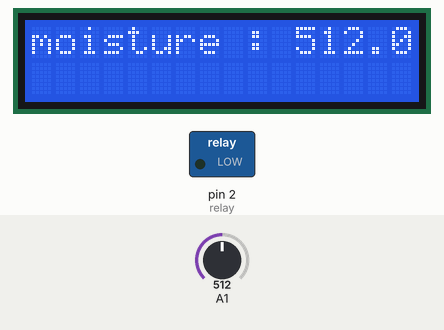
A sketch run on a simulated Arduino Uno, built with avr-gcc and run on an emulated ATmega328P. On the bench: 16×2 character LCD, switched loads named in the sketch (green lamp = pin HIGH). The inputs (shaded band) are chosen by the test bench; at power-on: A1 = 512. What the sketch prints to the serial monitor is not drawn.

Above: at 1.6 s.
1.7 s: A1 set to 788
At 8.5 s:
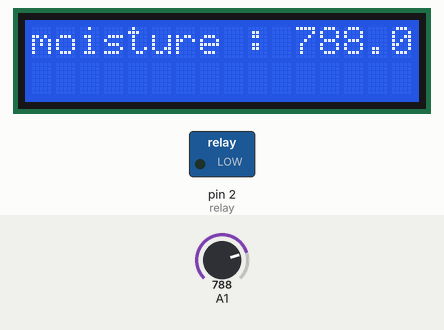
9.5 s: A1 set to 808
At 15.4 s:
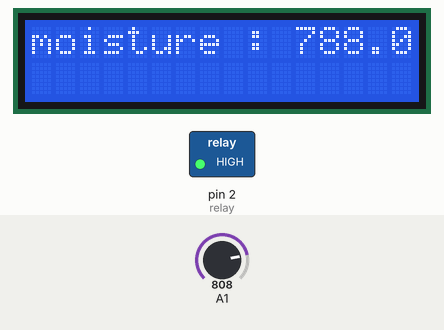
17.5 s: A1 set to 790
At 19.1 s:
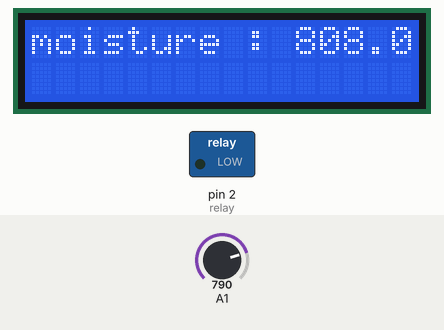
Timing chart, 0 to 20.6 s (numbered marks = the images above; inputs shaded):
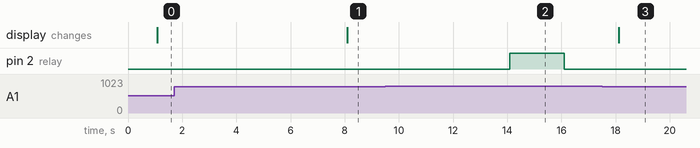

Measured:
- the behaviour switches between 799 and 800 on A1 (found by bisection; images 1 and 2)
- after the input at 1.7 s, the display: changes after 6.4 s (image 1)
- after the input at 9.5 s, pin 2 (relay): LOW → HIGH after 4.6 s, → LOW 2.0 s later
- after the input at 17.5 s, pin 2 (relay): stays LOW (without the input it goes to HIGH after 6.6 s)

The sketch:

sketch_nov30c.ino
```cpp
#include <Wire.h>
#include <LiquidCrystal_I2C.h>
LiquidCrystal_I2C lcd(0x27, 16, 2);

int relay = 2;

void setup(){
  Serial.begin(9600);
  pinMode(relay, OUTPUT);
  lcd.init();
  lcd.backlight();
}

void loop(){

  float soil = analogRead(A1);
  Serial.println(soil);

  if(soil < 800 ){
    digitalWrite(relay, LOW);
    delay(1000);
    lcd.setCursor(0,0);
    lcd.print("moisture : ");
    lcd.print(soil);
    delay(1000);

  }
  else{
    digitalWrite(relay, HIGH);
    delay(2000);
    digitalWrite(relay, LOW);
    delay(2000);
    lcd.setCursor(0,0);
    lcd.print("moisture : ");
    lcd.print(soil);
    delay(1000);
  }
  delay(5000);

}
```
